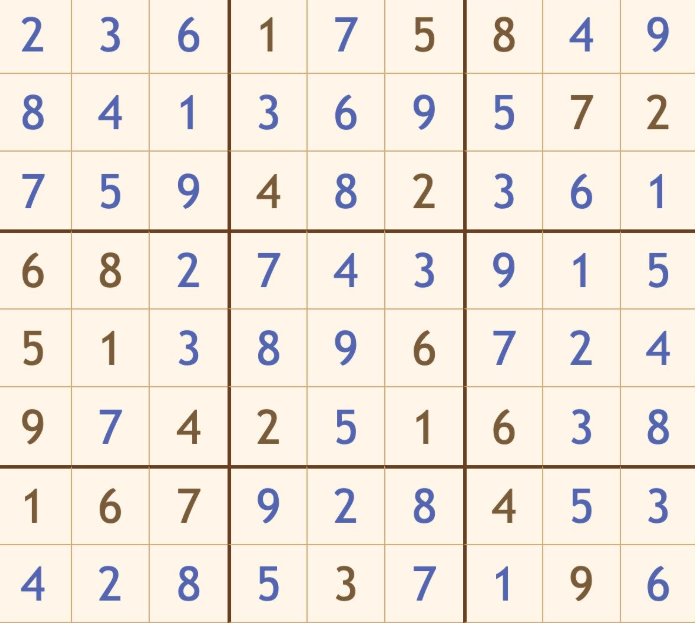
#> input picture picture_video/8.png, 695 x 623 px, found by its file name
$ python 21_sobel.py   (older library calls are emulated)
#> lines starting #> are read from the running program, lines starting #| are printed output that depends on the picture
import cv2
import numpy as np

img=cv2.imread("./picture_video/8.png")
#> img is the input picture: shape (623, 695, 3); mean B, G, R 221.1, 231.8, 241.8

# [12 lines of commented-out code are left out]
new=cv2.Laplacian(img,cv2.CV_64F,ksize=5)
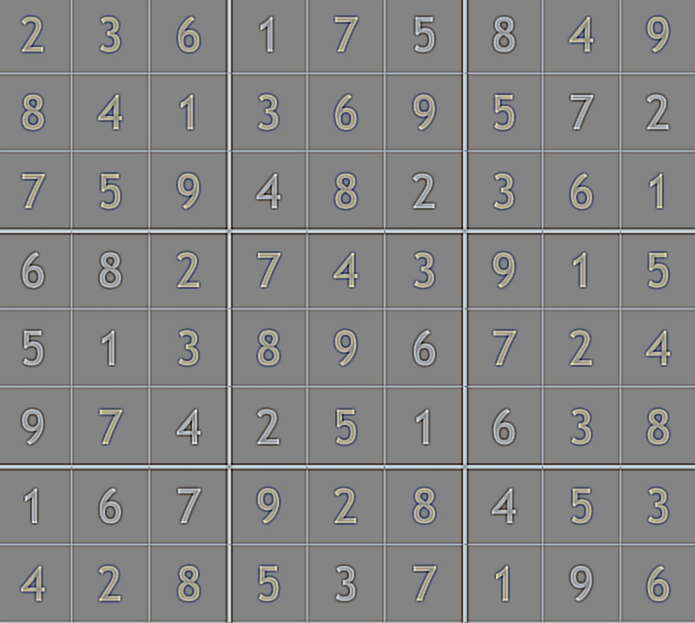
#> new: shape (623, 695, 3) float64; mean B, G, R 2.1, 1.7, 1.4; drawn with min black and max white

cv2.imshow('img',img)
# cv2.imshow('new1',new1)
# cv2.imshow('new2',new2)
cv2.imshow('new',new)
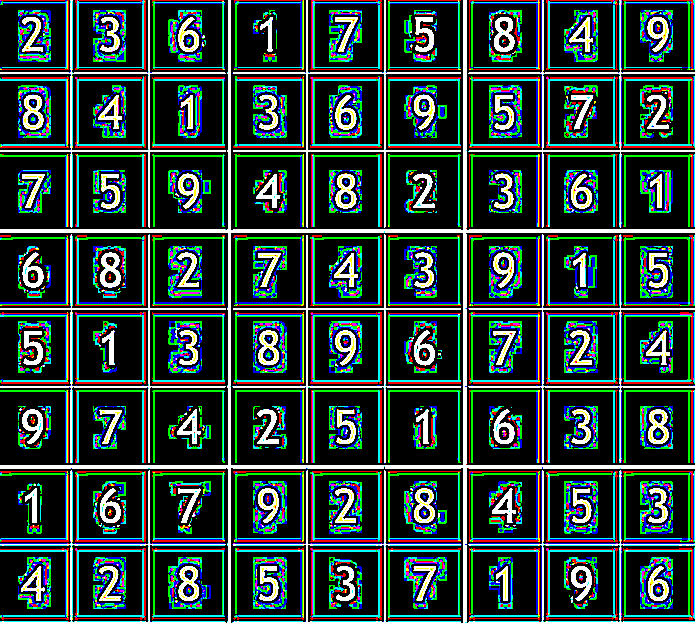
#> window 'new': shape (623, 695, 3); mean B, G, R 59.8, 64.6, 44.4
cv2.waitKey(0)

$ run again, with picture_video/11.png copied over picture_video/8.png
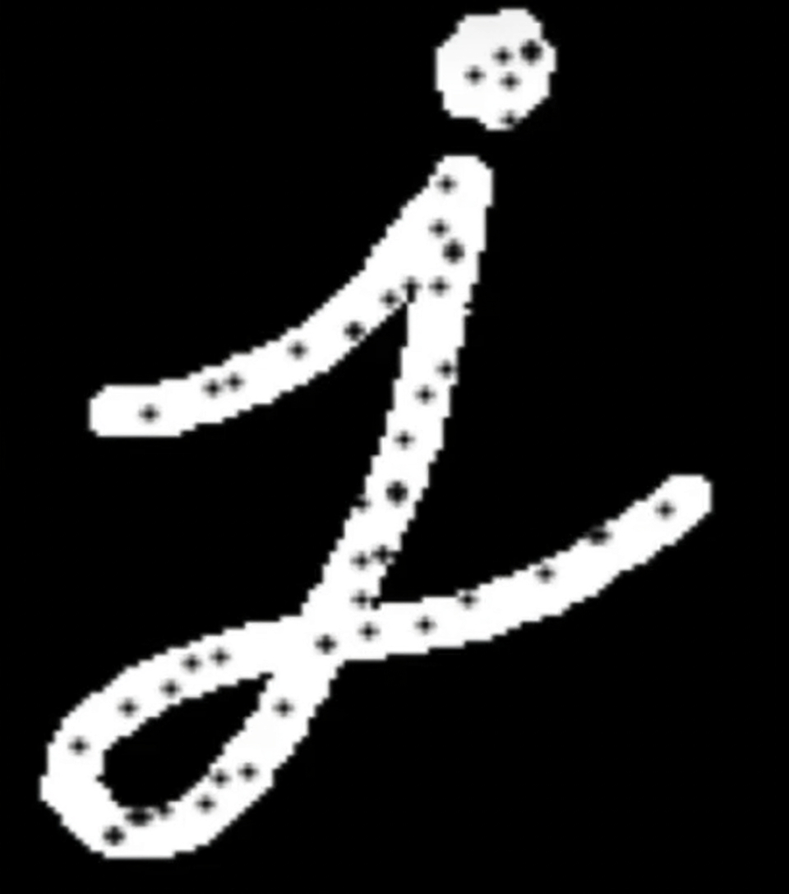
#> input picture picture_video/11.png, 789 x 894 px, shrunk from 960 x 1088 before the run, found by its file name
#> img is the input picture: shape (894, 789, 3); mean B, G, R 39, 39, 39
#> `new=cv2.Laplacian(img,cv2.CV_64F,ksize=5)`:
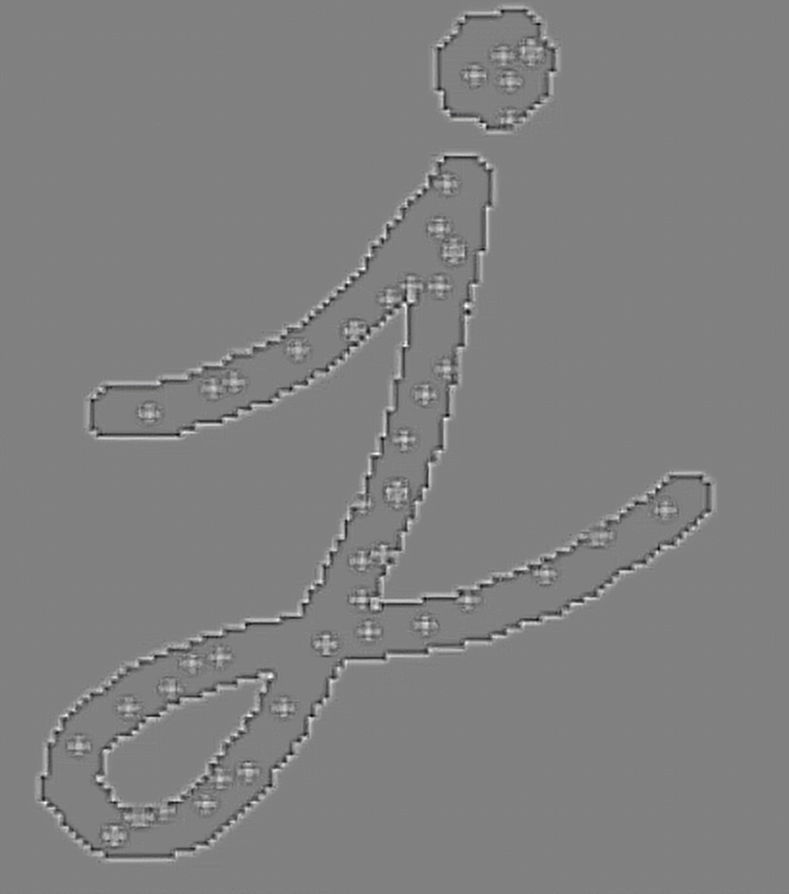
#> new: shape (894, 789, 3) float64; mean B, G, R 0, 0, 0; drawn with min black and max white
#> `cv2.imshow('new',new)`:
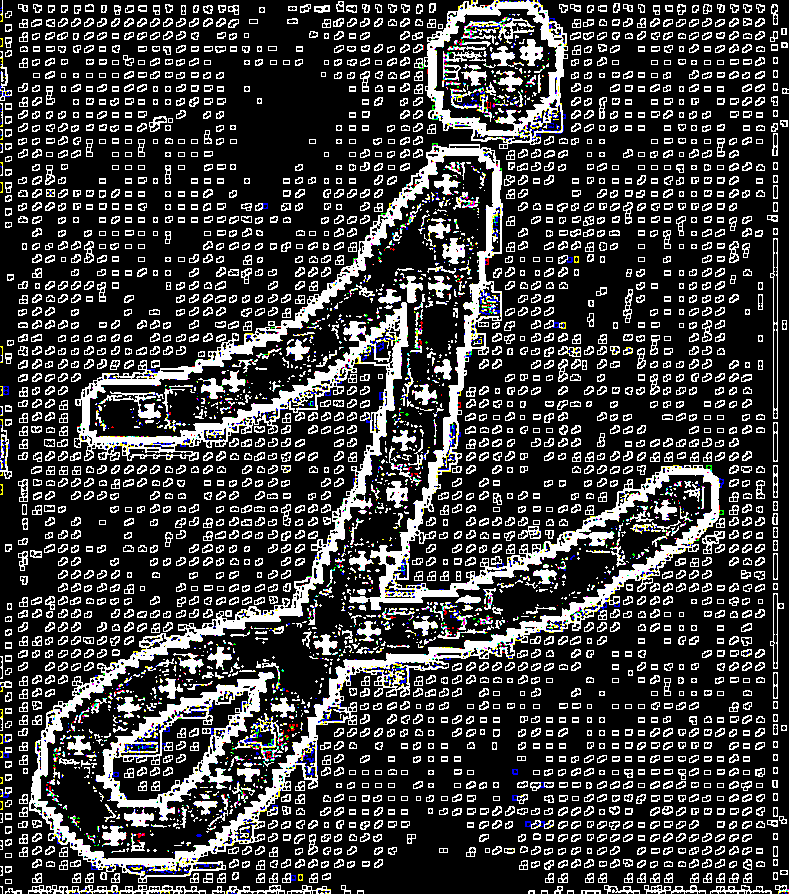
#> window 'new': shape (894, 789, 3); mean B, G, R 59.9, 59.7, 59.7
